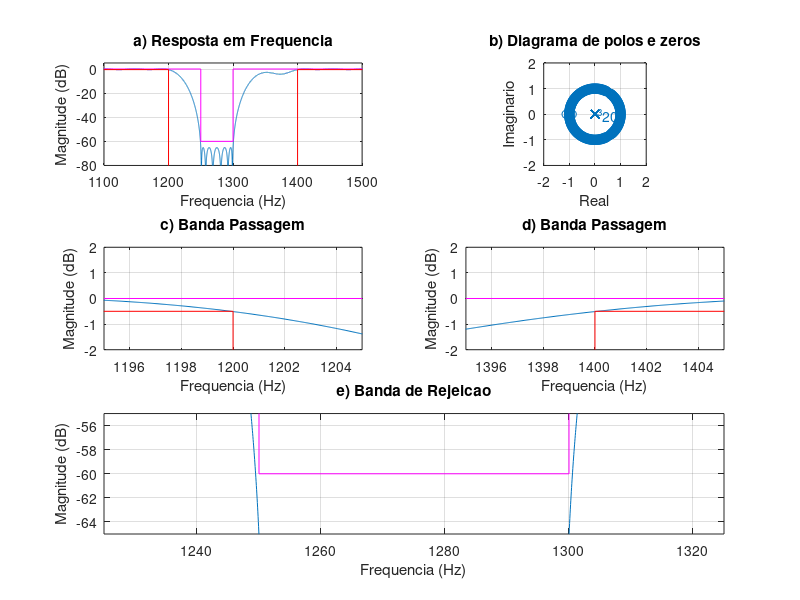
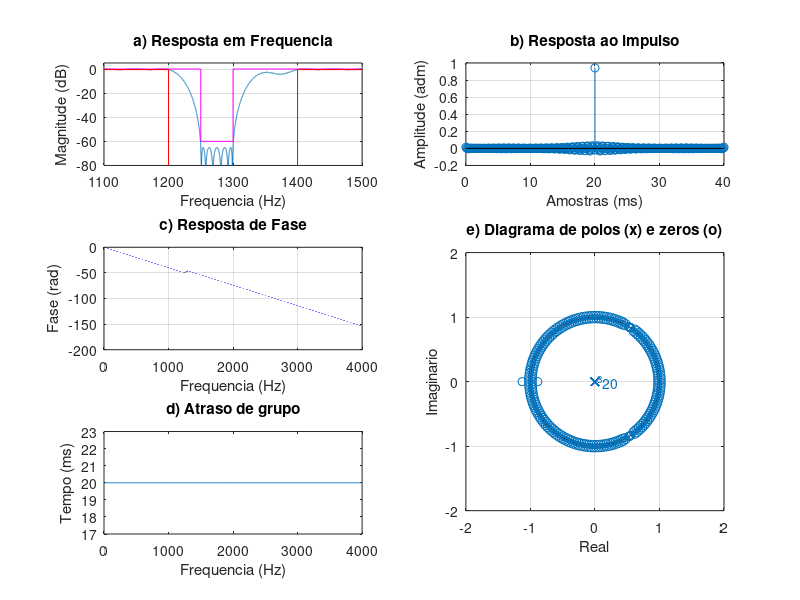

Here is the MATLAB script that generated these plots, in order: (Note: this script raises an error after producing the figures.)
% Projeto filtro 4 FIR PM
% BP - (fa = 8000 Hz, f1 = 1200 Hz; f2 = 1250 Hz, f3 = 1300 Hz;
% f4 = 1400 Hz, Ap = 0.5 dB, As = 60 dB, GdB = 0 dB)

close all;
clear all;
clc;

ExecutarAjuste = 1;

%% Especificacoes
Ap = 0.5; As = 60; GdB = 0;

fa = 8000;
fp1 = 1200; fp2 = 1400;
fs1 = 1250; fs2 = 1300;

fcuts = [fp1 fs1 fs2 fp2];
w = fcuts/fa*(2*pi);
wp1 = w(1)/pi; ws1 = w(2)/pi; ws2 = w(3)/pi; wp2 = w(4)/pi;

mags = [1 0 1];
devs_As = 10^(-As/20);
devs_Ap = 1-10^(-Ap/20);
devs = [devs_Ap devs_As devs_Ap];
G0 = GdB;

if ExecutarAjuste
    G0 = G0 - 0.23;
end

% calculo da ordem com firpmord
[n,f0,a0,w0] = firpmord(fcuts,mags,devs,fa);

% calculo algoritmo PM
h_pm = firpm(n,f0,a0,w0);
h_pm = h_pm*10^(G0/20);

%%
figure(1)
subplot(321)
[h, w] = freqz(h_pm, 1, linspace(0,pi,100000));
% plot(w/pi, abs(h)); grid on;
plot(w*fa/2/pi,20*log10(abs(h))); grid on;
title('a) Resposta em Frequencia')
xlim([1100 1500]); ylim([-80 5]);
hold on;
Amin = 80;
plot([0, ws1, ws1, ws2, ws2, 1]*fa/2, [0, 0, -As, -As, 0,0], '-m')
plot([0, wp1, wp1, wp2, wp2, 1]*fa/2, [-Ap, -Ap, -120, -120, -Ap, -Ap], '-r')
xlabel('Frequencia (Hz)');
ylabel('Magnitude (dB)');

subplot(322)
zplane(h_pm, 1); axis([-2 2 -2 2]);
title('b) Diagrama de polos e zeros')
xlabel('Real');
ylabel('Imaginario');

subplot(3,2,3)
plot(w*fa/2/pi,20*log10(abs(h))); grid on;
title('c) Banda Passagem')
grid on; hold on;
plot([0, ws1, ws1, ws2, ws2, 1]*fa/2, [0, 0, -As, -As, 0,0], '-m')
plot([0, wp1, wp1, wp2, wp2, 1]*fa/2, [-Ap, -Ap, -120, -120, -Ap, -Ap], '-r')
xlim([1195 1205]); ylim([-2 2]);
xlabel('Frequencia (Hz)');
ylabel('Magnitude (dB)');

subplot(3,2,4)
plot(w*fa/2/pi,20*log10(abs(h))); grid on;
title('d) Banda Passagem')
grid on; hold on;
plot([0, ws1, ws1, ws2, ws2, 1]*fa/2, [0, 0, -As, -As, 0,0], '-m')
plot([0, wp1, wp1, wp2, wp2, 1]*fa/2, [-Ap, -Ap, -120, -120, -Ap, -Ap], '-r')
xlim([1395 1405]); ylim([-2 2]);
xlabel('Frequencia (Hz)');
ylabel('Magnitude (dB)');

subplot(3,2,5:6)
plot(w*fa/2/pi,20*log10(abs(h))); grid on;
title('e) Banda de Rejeicao')
grid on; hold on;
plot([0, ws1, ws1, ws2, ws2, 1]*fa/2, [0, 0, -As, -As, 0,0], '-m')
plot([0, wp1, wp1, wp2, wp2, 1]*fa/2, [-Ap, -Ap, -120, -120, -Ap, -Ap], '-r')
xlim([1225 1325]); ylim([-65 -55]);
xlabel('Frequencia (Hz)');
ylabel('Magnitude (dB)');

%%
figure(2)
%suptitle(['LP FIR ' num2str(fp) '-' num2str(fs) ' Ordem: ' num2str(2*M+1)])

escala = fa/2;
subplot(3,2,[4 6])
zplane(h_pm, 1);
axis([-2 2 -2 2])
title('e) Diagrama de polos (x) e zeros (o)')
xlabel('Real');
ylabel('Imaginario');

clear h w
[h, w] = freqz(h_pm, 1, 'whole');

subplot(322)
x_imp = [0:length(h_pm)-1]/fa*1000;
stem(x_imp, h_pm); grid on;
title('b) Resposta ao impulso')
xlabel('Amostras (ms)');
ylabel('Amplitude (adm)');

subplot(321)
[h, w] = freqz(h_pm, 1, linspace(0,pi,100000));
% plot(w/pi, abs(h)); grid on;
plot(w*fa/2/pi,20*log10(abs(h))); grid on;
title('a) Resposta em Frequencia')
xlim([1100 1500]); ylim([-80 5]);
grid on; hold on;
xlabel('Frequencia (Hz)');
ylabel('Magnitude (dB)');

Amin = 80;
plot([0, ws1, ws1, ws2, ws2, 1]*fa/2, [0, 0, -As, -As, 0,0], '-m')
plot([0, wp1, wp1, wp2, wp2, 1]*fa/2, [-Ap, -Ap, -120, -120, -Ap, -Ap], '-r')
xlim([1100 1500])

subplot(323)
plot(w/pi*escala, unwrap(angle(h))/pi); grid on;
title('c) Resposta de Fase')
xlabel('Frequencia (Hz)');
ylabel('Fase (rad)');

subplot(325)
[del_y, del_x] = grpdelay(h_pm, 1);
plot(del_x/pi*fa/2, del_y/fa*1000);
title('d) Atraso de grupo')
xlabel('Frequencia (Hz)');
ylabel('Tempo (ms)');

%%
syms z
H(z) = poly2sym(h_pm, z);
pretty(vpa(collect(H(z)), 3))
